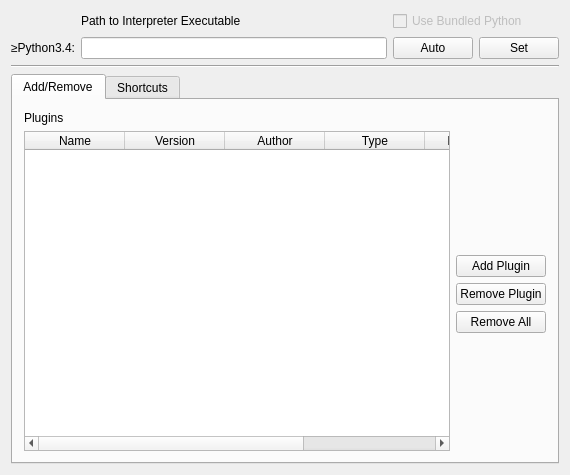
<?xml version="1.0" encoding="UTF-8"?>
<ui version="4.0">
 <class>PluginWidget</class>
 <widget class="QWidget" name="PluginWidget">
  <property name="geometry">
   <rect>
    <x>0</x>
    <y>0</y>
    <width>570</width>
    <height>475</height>
   </rect>
  </property>
  <property name="windowTitle">
   <string>Plugins</string>
  </property>
  <layout class="QVBoxLayout" name="verticalLayout">
   <item>
    <layout class="QGridLayout" name="gridLayout_3" columnstretch="0,1,0">
     <item row="0" column="1">
      <widget class="QLabel" name="lblPath">
       <property name="maximumSize">
        <size>
         <width>417</width>
         <height>16777215</height>
        </size>
       </property>
       <property name="text">
        <string>Path to Interpreter Executable</string>
       </property>
      </widget>
     </item>
     <item row="0" column="2">
      <widget class="QCheckBox" name="chkUseBundled">
       <property name="enabled">
        <bool>false</bool>
       </property>
       <property name="toolTip">
        <string>Should the bundled Python interpreter be used if present?</string>
       </property>
       <property name="text">
        <string>Use Bundled Python</string>
       </property>
      </widget>
     </item>
     <item row="1" column="0">
      <widget class="QLabel" name="enginePy3">
       <property name="sizePolicy">
        <sizepolicy hsizetype="Preferred" vsizetype="Preferred">
         <horstretch>0</horstretch>
         <verstretch>0</verstretch>
        </sizepolicy>
       </property>
       <property name="text">
        <string>≥Python3.4:</string>
       </property>
       <property name="alignment">
        <set>Qt::AlignRight|Qt::AlignTrailing|Qt::AlignVCenter</set>
       </property>
      </widget>
     </item>
     <item row="1" column="1">
      <widget class="QLineEdit" name="editPathPy3">
       <property name="text">
        <string/>
       </property>
      </widget>
     </item>
     <item row="1" column="2">
      <layout class="QHBoxLayout" name="horizontalLayout1">
       <item>
        <widget class="QPushButton" name="Py3Auto">
         <property name="text">
          <string>Auto</string>
         </property>
        </widget>
       </item>
       <item>
        <widget class="QPushButton" name="Py3Set">
         <property name="text">
          <string>Set</string>
         </property>
        </widget>
       </item>
      </layout>
     </item>
    </layout>
   </item>
   <item>
    <widget class="Line" name="line_2">
     <property name="sizePolicy">
      <sizepolicy hsizetype="Preferred" vsizetype="Fixed">
       <horstretch>0</horstretch>
       <verstretch>0</verstretch>
      </sizepolicy>
     </property>
     <property name="orientation">
      <enum>Qt::Horizontal</enum>
     </property>
    </widget>
   </item>
   <item>
    <widget class="QTabWidget" name="pluginTabWidget">
     <property name="focusPolicy">
      <enum>Qt::StrongFocus</enum>
     </property>
     <property name="currentIndex">
      <number>0</number>
     </property>
     <widget class="QWidget" name="plugManageTab">
      <attribute name="title">
       <string>Add/Remove</string>
      </attribute>
      <layout class="QVBoxLayout" name="verticalLayout_2">
       <item>
        <layout class="QGridLayout" name="gridLayout_2" columnstretch="1,0">
         <item row="0" column="0">
          <widget class="QLabel" name="label">
           <property name="text">
            <string>Plugins</string>
           </property>
          </widget>
         </item>
         <item row="1" column="0" rowspan="5">
          <widget class="QTableWidget" name="pluginTable">
           <property name="sizePolicy">
            <sizepolicy hsizetype="Expanding" vsizetype="Expanding">
             <horstretch>0</horstretch>
             <verstretch>1</verstretch>
            </sizepolicy>
           </property>
           <property name="editTriggers">
            <set>QAbstractItemView::NoEditTriggers</set>
           </property>
           <property name="alternatingRowColors">
            <bool>true</bool>
           </property>
           <property name="selectionMode">
            <enum>QAbstractItemView::SingleSelection</enum>
           </property>
           <property name="selectionBehavior">
            <enum>QAbstractItemView::SelectRows</enum>
           </property>
           <property name="wordWrap">
            <bool>true</bool>
           </property>
           <property name="cornerButtonEnabled">
            <bool>true</bool>
           </property>
           <attribute name="horizontalHeaderCascadingSectionResizes">
            <bool>true</bool>
           </attribute>
           <attribute name="horizontalHeaderHighlightSections">
            <bool>false</bool>
           </attribute>
           <attribute name="horizontalHeaderShowSortIndicator" stdset="0">
            <bool>false</bool>
           </attribute>
           <attribute name="verticalHeaderVisible">
            <bool>false</bool>
           </attribute>
           <attribute name="verticalHeaderCascadingSectionResizes">
            <bool>true</bool>
           </attribute>
           <column>
            <property name="text">
             <string>Name</string>
            </property>
           </column>
           <column>
            <property name="text">
             <string>Version</string>
            </property>
           </column>
           <column>
            <property name="text">
             <string>Author</string>
            </property>
           </column>
           <column>
            <property name="text">
             <string>Type</string>
            </property>
           </column>
           <column>
            <property name="text">
             <string>Interpreter</string>
            </property>
           </column>
           <column>
            <property name="text">
             <string>Plugin API</string>
            </property>
           </column>
          </widget>
         </item>
         <item row="1" column="1">
          <spacer name="verticalSpacer">
           <property name="orientation">
            <enum>Qt::Vertical</enum>
           </property>
           <property name="sizeHint" stdset="0">
            <size>
             <width>20</width>
             <height>40</height>
            </size>
           </property>
          </spacer>
         </item>
         <item row="2" column="1">
          <widget class="QPushButton" name="addButton">
           <property name="focusPolicy">
            <enum>Qt::TabFocus</enum>
           </property>
           <property name="text">
            <string>Add Plugin</string>
           </property>
          </widget>
         </item>
         <item row="3" column="1">
          <widget class="QPushButton" name="removeButton">
           <property name="focusPolicy">
            <enum>Qt::TabFocus</enum>
           </property>
           <property name="text">
            <string>Remove Plugin</string>
           </property>
          </widget>
         </item>
         <item row="4" column="1">
          <widget class="QPushButton" name="removeAllButton">
           <property name="focusPolicy">
            <enum>Qt::TabFocus</enum>
           </property>
           <property name="text">
            <string>Remove All</string>
           </property>
          </widget>
         </item>
         <item row="5" column="1">
          <spacer name="verticalSpacer_2">
           <property name="orientation">
            <enum>Qt::Vertical</enum>
           </property>
           <property name="sizeHint" stdset="0">
            <size>
             <width>20</width>
             <height>40</height>
            </size>
           </property>
          </spacer>
         </item>
        </layout>
       </item>
      </layout>
     </widget>
     <widget class="QWidget" name="plugShorcutsTab">
      <attribute name="title">
       <string>Shortcuts</string>
      </attribute>
      <layout class="QVBoxLayout" name="verticalLayout_3">
       <item>
        <layout class="QGridLayout" name="gridLayout" columnstretch="0,1,0,1">
         <item row="0" column="0" colspan="3">
          <widget class="QLabel" name="label_12">
           <property name="text">
            <string>Quick Launch Plugin Assignments</string>
           </property>
           <property name="alignment">
            <set>Qt::AlignLeading|Qt::AlignLeft|Qt::AlignVCenter</set>
           </property>
          </widget>
         </item>
         <item row="1" column="0">
          <widget class="QLabel" name="label_2">
           <property name="text">
            <string>Plugin 1:</string>
           </property>
           <property name="alignment">
            <set>Qt::AlignRight|Qt::AlignTrailing|Qt::AlignVCenter</set>
           </property>
          </widget>
         </item>
         <item row="1" column="1">
          <widget class="QComboBox" name="comboBox">
           <property name="focusPolicy">
            <enum>Qt::StrongFocus</enum>
           </property>
          </widget>
         </item>
         <item row="2" column="1">
          <widget class="QComboBox" name="comboBox_2">
           <property name="focusPolicy">
            <enum>Qt::StrongFocus</enum>
           </property>
          </widget>
         </item>
         <item row="3" column="1">
          <widget class="QComboBox" name="comboBox_3">
           <property name="focusPolicy">
            <enum>Qt::StrongFocus</enum>
           </property>
          </widget>
         </item>
         <item row="4" column="1">
          <widget class="QComboBox" name="comboBox_4">
           <property name="focusPolicy">
            <enum>Qt::StrongFocus</enum>
           </property>
          </widget>
         </item>
         <item row="5" column="1">
          <widget class="QComboBox" name="comboBox_5">
           <property name="focusPolicy">
            <enum>Qt::StrongFocus</enum>
           </property>
          </widget>
         </item>
         <item row="1" column="3">
          <widget class="QComboBox" name="comboBox_6">
           <property name="focusPolicy">
            <enum>Qt::StrongFocus</enum>
           </property>
          </widget>
         </item>
         <item row="2" column="3">
          <widget class="QComboBox" name="comboBox_7">
           <property name="focusPolicy">
            <enum>Qt::StrongFocus</enum>
           </property>
          </widget>
         </item>
         <item row="3" column="3">
          <widget class="QComboBox" name="comboBox_8">
           <property name="focusPolicy">
            <enum>Qt::StrongFocus</enum>
           </property>
          </widget>
         </item>
         <item row="4" column="3">
          <widget class="QComboBox" name="comboBox_9">
           <property name="focusPolicy">
            <enum>Qt::StrongFocus</enum>
           </property>
          </widget>
         </item>
         <item row="5" column="3">
          <widget class="QComboBox" name="comboBox_10">
           <property name="focusPolicy">
            <enum>Qt::StrongFocus</enum>
           </property>
          </widget>
         </item>
         <item row="1" column="2">
          <widget class="QLabel" name="label_7">
           <property name="text">
            <string>Plugin 6:</string>
           </property>
           <property name="alignment">
            <set>Qt::AlignRight|Qt::AlignTrailing|Qt::AlignVCenter</set>
           </property>
          </widget>
         </item>
         <item row="2" column="0">
          <widget class="QLabel" name="label_3">
           <property name="text">
            <string>Plugin 2:</string>
           </property>
           <property name="alignment">
            <set>Qt::AlignRight|Qt::AlignTrailing|Qt::AlignVCenter</set>
           </property>
          </widget>
         </item>
         <item row="2" column="2">
          <widget class="QLabel" name="label_8">
           <property name="text">
            <string>Plugin 7:</string>
           </property>
           <property name="alignment">
            <set>Qt::AlignRight|Qt::AlignTrailing|Qt::AlignVCenter</set>
           </property>
          </widget>
         </item>
         <item row="3" column="0">
          <widget class="QLabel" name="label_4">
           <property name="text">
            <string>Plugin 3:</string>
           </property>
           <property name="alignment">
            <set>Qt::AlignRight|Qt::AlignTrailing|Qt::AlignVCenter</set>
           </property>
          </widget>
         </item>
         <item row="3" column="2">
          <widget class="QLabel" name="label_9">
           <property name="text">
            <string>Plugin 8:</string>
           </property>
           <property name="alignment">
            <set>Qt::AlignRight|Qt::AlignTrailing|Qt::AlignVCenter</set>
           </property>
          </widget>
         </item>
         <item row="4" column="0">
          <widget class="QLabel" name="label_5">
           <property name="text">
            <string>Plugin 4:</string>
           </property>
           <property name="alignment">
            <set>Qt::AlignRight|Qt::AlignTrailing|Qt::AlignVCenter</set>
           </property>
          </widget>
         </item>
         <item row="4" column="2">
          <widget class="QLabel" name="label_10">
           <property name="text">
            <string>Plugin 9:</string>
           </property>
           <property name="alignment">
            <set>Qt::AlignRight|Qt::AlignTrailing|Qt::AlignVCenter</set>
           </property>
          </widget>
         </item>
         <item row="5" column="0">
          <widget class="QLabel" name="label_6">
           <property name="text">
            <string>Plugin 5:</string>
           </property>
           <property name="alignment">
            <set>Qt::AlignRight|Qt::AlignTrailing|Qt::AlignVCenter</set>
           </property>
          </widget>
         </item>
         <item row="5" column="2">
          <widget class="QLabel" name="label_11">
           <property name="text">
            <string>Plugin 10:</string>
           </property>
           <property name="alignment">
            <set>Qt::AlignRight|Qt::AlignTrailing|Qt::AlignVCenter</set>
           </property>
          </widget>
         </item>
        </layout>
       </item>
       <item>
        <spacer name="verticalSpacer_3">
         <property name="orientation">
          <enum>Qt::Vertical</enum>
         </property>
         <property name="sizeHint" stdset="0">
          <size>
           <width>20</width>
           <height>132</height>
          </size>
         </property>
        </spacer>
       </item>
      </layout>
     </widget>
    </widget>
   </item>
  </layout>
 </widget>
 <layoutdefault spacing="6" margin="11"/>
 <tabstops>
  <tabstop>chkUseBundled</tabstop>
  <tabstop>editPathPy3</tabstop>
  <tabstop>Py3Auto</tabstop>
  <tabstop>Py3Set</tabstop>
  <tabstop>pluginTabWidget</tabstop>
  <tabstop>plugManageTab</tabstop>
  <tabstop>pluginTable</tabstop>
  <tabstop>addButton</tabstop>
  <tabstop>removeButton</tabstop>
  <tabstop>removeAllButton</tabstop>
  <tabstop>plugShorcutsTab</tabstop>
  <tabstop>comboBox</tabstop>
  <tabstop>comboBox_2</tabstop>
  <tabstop>comboBox_3</tabstop>
  <tabstop>comboBox_4</tabstop>
  <tabstop>comboBox_5</tabstop>
  <tabstop>comboBox_6</tabstop>
  <tabstop>comboBox_7</tabstop>
  <tabstop>comboBox_8</tabstop>
  <tabstop>comboBox_9</tabstop>
  <tabstop>comboBox_10</tabstop>
 </tabstops>
 <resources/>
 <connections/>
</ui>
